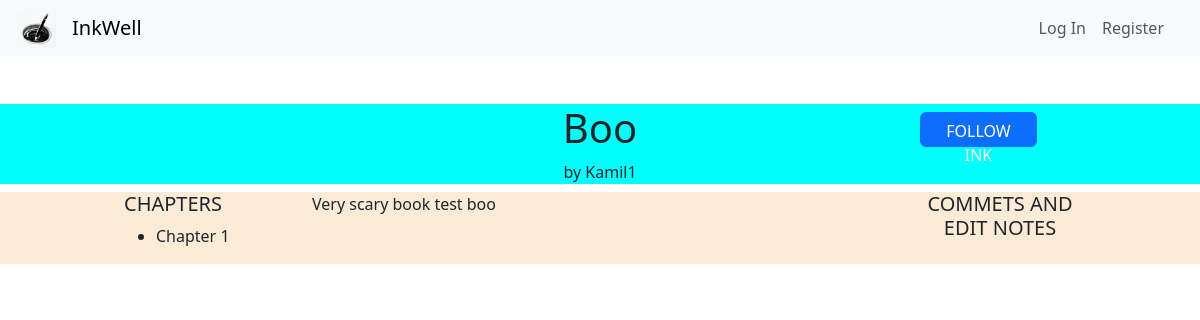
Page /ink_view/1 on the committed database.
### inkwell/models.py (models this page shows, shortened)
class Ink(models.Model):
    wellOrigin = models.ForeignKey(Well, on_delete=models.CASCADE, related_name="well_pk", default="")
    inkOwner = models.ForeignKey(User, on_delete=models.CASCADE, related_name="ink_owner", default="")
    coAuthors = models.ManyToManyField("CoAuthor", blank=True)
    privateStatus = models.BooleanField(default=False)
    updateStatus = models.BooleanField(default=False) # If the Ink is edited at least once, this changes to true
    following = models.ManyToManyField(User, blank=True)
    genre = models.CharField(max_length=64, default="")
    description = models.CharField(max_length=500, default="")
    title = models.CharField(max_length=64, default="")
    content = models.TextField()
    views = models.PositiveBigIntegerField(default=0)
    letterCount = models.PositiveBigIntegerField(default=0)
    creation_date = models.DateTimeField(default=timezone.now, editable=False)

class User(AbstractUser):
    about = models.CharField(max_length=250, default="")
    profilePicture = models.ImageField(upload_to='media', blank=True, null=True)
    followers = models.PositiveIntegerField(default=0)
    coAuthorRequests = models.PositiveIntegerField(default=0)
    acceptedRequests = models.PositiveIntegerField(default=0)

### inkwell/views.py (the view)
# urls.py: path('ink_view/<int:inkID>', views.ink_view, name='ink_view'),
def ink_view(request, inkID):
    viewedInk = Ink.objects.get(id=inkID)
    versions = InkVersionControl.objects.filter(originalInk=viewedInk.id)
    return render(request, "inkwell/ink_view.html", {
        "ink": viewedInk
    })

### inkwell/templates/inkwell/ink_view.html (shortened to what this page needs)
{% extends "inkwell/layout.html" %}
{% block body %}
<div class="container-flex">
    <div class="row mt-5 d-flex justify-content-center upperRowInkView">
        <div class="col-2">
        </div>
        <div class="col-6 titleColumn">
            <h1 class="text-center title">{{ ink.title }}</h1>
            <span class="author-credit text-center">by {{ ink.inkOwner }}</span>
        </div>
        <div class="col-2 buttonsColumn">
            <button class="btn btn-primary">FOLLOW INK</button>
        </div>
    </div>
    <div class="row mt-2 d-flex justify-content-center lowerRowInkView">
        <div class="col-2">
            <div class="container">
                <h5 class="text-start">CHAPTERS</h5>
                <ul>
                    <li>Chapter 1</li>
                </ul>
            </div>
        </div>
        <div class="col-6">
            <p class="inkContents ">
                {{ ink.content }}
            </p>
        </div>
        <div class="col-2">
            <h5 class="text-center">COMMETS AND EDIT NOTES</h5>
        </div>
    </div>
</div>
{% endblock%}

### inkwell/templates/inkwell/ink_view.html (style rules this page uses)
.row { margin: 0; }
.titleColumn { display: flex; flex-direction: column; }
.buttonsColumn { gap: 10px; }
.btn { width: 117px; height: 35px; margin: 0.5rem; }
.upperRowInkView { background-color: aqua; }
.lowerRowInkView { background-color: antiquewhite; }
p { text-align: justify; }

### rows in the picture
Ink: title "Boo", inkOwner "Kamil1", content "Very scary book test boo"
